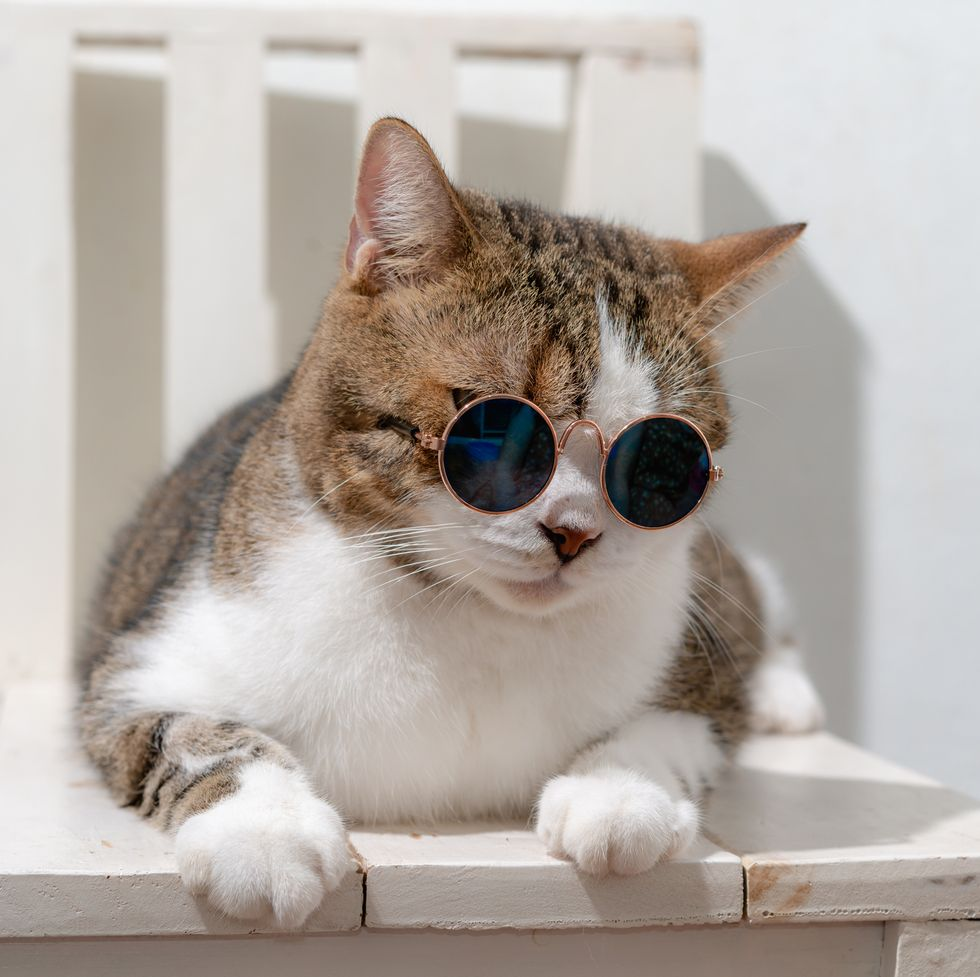
#> input picture cat.jpg, 980 x 977 px
$ jupyter execute --allow-errors numba_convolutions.ipynb   (shell and % lines are left out)
#> lines starting #> are read from the running program, lines starting #| are printed output that depends on the picture
# __Reference:__

* [TensorFlow for Computer Vision — How to Implement Convolutions From Scratch in Python](https://betterdatascience.com/implement-convolutions-from-scratch-in-python/)
* [Enhancements to Numba's guvectorize decorator](https://labs.quansight.org/blog/2021/02/enhancements-to-numba-guvectorize-decorator/)
* [Stencil Computations with Numba¶](https://examples.dask.org/applications/stencils-with-numba.html)
* [Composing Dask Array with Numba Stencils](https://blog.dask.org/2019/04/09/numba-stencil)

[cell 1]
import numpy as np
from PIL import Image, ImageOps
import matplotlib.pyplot as plt
from numba import guvectorize, int16, int8, float32, prange

def plot_image(img: np.array):
    plt.figure(figsize=(6, 6))
    plt.imshow(img, cmap='gray')

def plot_two_images(img1: np.array, img2: np.array):
    _, ax = plt.subplots(1, 2, figsize=(12, 6))
    ax[0].imshow(img1, cmap='gray')
    ax[1].imshow(img2, cmap='gray')

sharpen = np.array([
    [0, -1, 0],
    [-1, 5, -1],
    [0, -1, 0]
])

blur = np.array([
    [0.0625, 0.125, 0.0625],
    [0.125,  0.25,  0.125],
    [0.0625, 0.125, 0.0625]
])

outline = np.array([
    [-1, -1, -1],
    [-1,  8, -1],
    [-1, -1, -1]
])

[cell 2]
img = Image.open('cat.jpg')
#> img is the input picture: PIL image 980x977 RGB; mean R, G, B 178.8, 170.2, 163.4
img = ImageOps.grayscale(img)
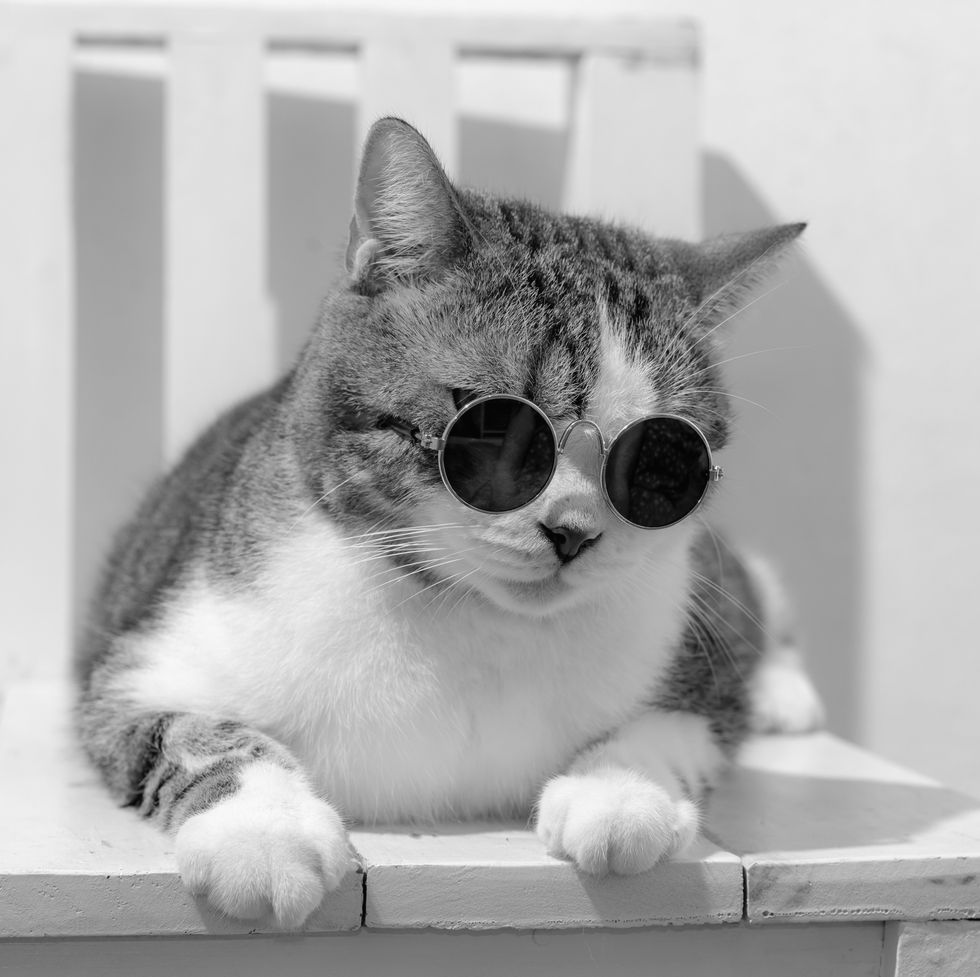
#> img: PIL image 980x977 L; min 0, max 253, mean 172
img = img.resize(size=(224, 224))
#> img: PIL image 224x224 L
plot_image(img=img)

[cell 3]
def calculate_target_size(img_size: int, kernel_size: int) -> int:
#> called with img_size = 224, kernel_size = 3
    num_pixels = 0
    # From 0 up to img size (if img size = 224, then up to 223)
    for i in range(img_size):
        # Add the kernel size (let's say 3) to the current i
        added = i + kernel_size
        # It must be lower than the image size
        if added <= img_size:
            # Increment if so
            num_pixels += 1
    return num_pixels


def convolve_np(img: np.array, kernel: np.array) -> np.array:
    # Assuming a rectangular image
    tgt_size = calculate_target_size(
        img_size=img.shape[0],
        kernel_size=kernel.shape[0]
    )
#> tgt_size = 222

    # To simplify things
    k = kernel.shape[0]

    # 2D array of zeros
    convolved_img = np.zeros(shape=(tgt_size, tgt_size))

    # Iterate over the rows
    for i in range(tgt_size):
        # Iterate over the columns
        for j in range(tgt_size):
            # img[i, j] = individual pixel value
            # Get the current matrix
            mat = img[i:i+k, j:j+k]

            # Apply the convolution - element-wise multiplication and summation of the result
            # Store the result to i-th row and j-th column of our convolved_img array
            convolved_img[i, j] = np.sum(np.multiply(mat, kernel))
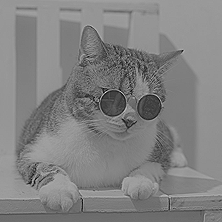
#> convolved_img: shape (222, 222) float64; min -161, max 491, mean 171.5; drawn with min black and max white
    return convolved_img

[cell 4]
img_sharpened_np = convolve_np(img=np.array(img), kernel=sharpen)
plot_two_images(
    img1=img,
    img2=img_sharpened_np
)
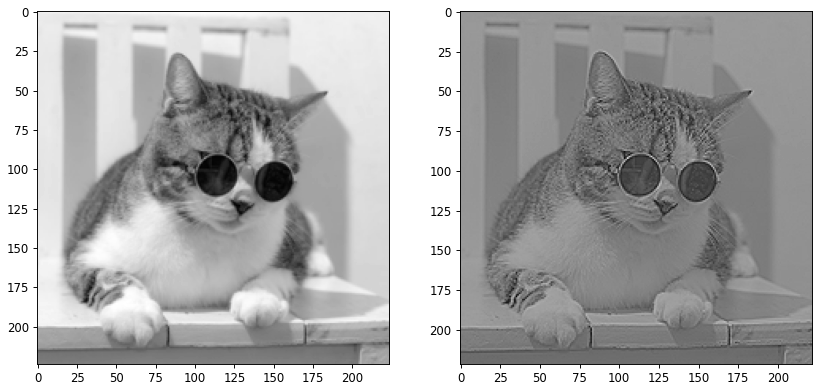
#> figure drawn by matplotlib, 2 panels

#> (a cell that did not finish here is left out)

[cell 6]
image_mat = np.array(img).astype(np.int16)
sharpen = sharpen.astype(np.int8)
img_size = image_mat.shape[0]
#> img_size = 224
kernel_size = sharpen.shape[0]
tgt_size = calculate_target_size(img_size, kernel_size)
#> tgt_size = 222
convolved_img = np.zeros_like(image_mat)
#> (the rest of this cell did not finish here and is left out)

#> (a cell that did not finish here is left out)

[cell 8]
img_sharpened = convolve_np(img=np.array(img), kernel=sharpen)
